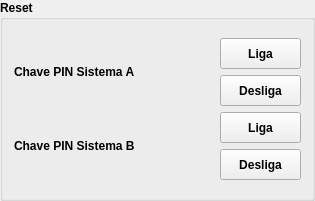
            <widget class="QGroupBox" name="groupBox_5">
             <property name="minimumSize">
              <size>
               <width>315</width>
               <height>201</height>
              </size>
             </property>
             <property name="maximumSize">
              <size>
               <width>315</width>
               <height>201</height>
              </size>
             </property>
             <property name="font">
              <font>
               <weight>75</weight>
               <bold>true</bold>
              </font>
             </property>
             <property name="title">
              <string>Reset</string>
             </property>
             <property name="flat">
              <bool>false</bool>
             </property>
             <layout class="QVBoxLayout" name="verticalLayout_80">
              <item>
               <layout class="QGridLayout" name="gridLayout_9">
                <item row="0" column="0">
                 <widget class="PyDMLabel" name="PyDMLabel_20">
                  <property name="toolTip">
                   <string/>
                  </property>
                  <property name="whatsThis">
                   <string/>
                  </property>
                  <property name="text">
                   <string>Chave PIN Sistema A</string>
                  </property>
                 </widget>
                </item>
                <item row="0" column="1">
                 <layout class="QVBoxLayout" name="verticalLayout_9">
                  <item>
                   <widget class="PyDMPushButton" name="pb_on_pin_a">
                    <property name="enabled">
                     <bool>true</bool>
                    </property>
                    <property name="minimumSize">
                     <size>
                      <width>81</width>
                      <height>31</height>
                     </size>
                    </property>
                    <property name="maximumSize">
                     <size>
                      <width>81</width>
                      <height>31</height>
                     </size>
                    </property>
                    <property name="font">
                     <font>
                      <weight>75</weight>
                      <bold>true</bold>
                     </font>
                    </property>
                    <property name="toolTip">
                     <string/>
                    </property>
                    <property name="whatsThis">
                     <string>
    Basic PushButton to send a fixed value.

    The PyDMPushButton is meant to hold a specific value, and send that value
    to a channel when it is clicked, much like the MessageButton does in EDM.
    The PyDMPushButton works in two different modes of operation, first, a
    fixed value can be given to the :attr:`.pressValue` attribute, whenever the
    button is clicked a signal containing this value will be sent to the
    connected channel. This is the default behavior of the button. However, if
    the :attr:`.relativeChange` is set to True, the fixed value will be added
    to the current value of the channel. This means that the button will
    increment a channel by a fixed amount with every click, a consistent
    relative move

    Parameters
    ----------
    pressValue : int, float, str
        Value to be sent when the button is clicked

    channel : str
        ID of channel to manipulate

    parent : QObject, optional
        Parent of PyDMPushButton

    label : str, optional
        String to place on button

    icon : QIcon, optional
        An Icon to display on the PyDMPushButton


    relative : bool, optional
        Choice to have the button peform a relative put, instead of always
        setting to an absolute value
    </string>
                    </property>
                    <property name="text">
                     <string>Liga</string>
                    </property>
                    <property name="checkable">
                     <bool>true</bool>
                    </property>
                   </widget>
                  </item>
                  <item>
                   <widget class="PyDMPushButton" name="pb_off_pin_a">
                    <property name="enabled">
                     <bool>true</bool>
                    </property>
                    <property name="minimumSize">
                     <size>
                      <width>81</width>
                      <height>31</height>
                     </size>
                    </property>
                    <property name="maximumSize">
                     <size>
                      <width>81</width>
                      <height>31</height>
                     </size>
                    </property>
                    <property name="font">
                     <font>
                      <weight>75</weight>
                      <bold>true</bold>
                     </font>
                    </property>
                    <property name="toolTip">
                     <string/>
                    </property>
                    <property name="whatsThis">
                     <string>
    Basic PushButton to send a fixed value.

    The PyDMPushButton is meant to hold a specific value, and send that value
    to a channel when it is clicked, much like the MessageButton does in EDM.
    The PyDMPushButton works in two different modes of operation, first, a
    fixed value can be given to the :attr:`.pressValue` attribute, whenever the
    button is clicked a signal containing this value will be sent to the
    connected channel. This is the default behavior of the button. However, if
    the :attr:`.relativeChange` is set to True, the fixed value will be added
    to the current value of the channel. This means that the button will
    increment a channel by a fixed amount with every click, a consistent
    relative move

    Parameters
    ----------
    pressValue : int, float, str
        Value to be sent when the button is clicked

    channel : str
        ID of channel to manipulate

    parent : QObject, optional
        Parent of PyDMPushButton

    label : str, optional
        String to place on button

    icon : QIcon, optional
        An Icon to display on the PyDMPushButton


    relative : bool, optional
        Choice to have the button peform a relative put, instead of always
        setting to an absolute value
    </string>
                    </property>
                    <property name="text">
                     <string>Desliga</string>
                    </property>
                    <property name="checkable">
                     <bool>true</bool>
                    </property>
                   </widget>
                  </item>
                 </layout>
                </item>
                <item row="1" column="0">
                 <widget class="PyDMLabel" name="PyDMLabel_21">
                  <property name="toolTip">
                   <string/>
                  </property>
                  <property name="whatsThis">
                   <string/>
                  </property>
                  <property name="text">
                   <string>Chave PIN Sistema B</string>
                  </property>
                 </widget>
                </item>
                <item row="1" column="1">
                 <layout class="QVBoxLayout" name="verticalLayout_10">
                  <item>
                   <widget class="PyDMPushButton" name="pb_on_pin_b">
                    <property name="enabled">
                     <bool>true</bool>
                    </property>
                    <property name="minimumSize">
                     <size>
                      <width>81</width>
                      <height>31</height>
                     </size>
                    </property>
                    <property name="maximumSize">
                     <size>
                      <width>81</width>
                      <height>31</height>
                     </size>
                    </property>
                    <property name="font">
                     <font>
                      <weight>75</weight>
                      <bold>true</bold>
                     </font>
                    </property>
                    <property name="toolTip">
                     <string/>
                    </property>
                    <property name="whatsThis">
                     <string>
    Basic PushButton to send a fixed value.

    The PyDMPushButton is meant to hold a specific value, and send that value
    to a channel when it is clicked, much like the MessageButton does in EDM.
    The PyDMPushButton works in two different modes of operation, first, a
    fixed value can be given to the :attr:`.pressValue` attribute, whenever the
    button is clicked a signal containing this value will be sent to the
    connected channel. This is the default behavior of the button. However, if
    the :attr:`.relativeChange` is set to True, the fixed value will be added
    to the current value of the channel. This means that the button will
    increment a channel by a fixed amount with every click, a consistent
    relative move

    Parameters
    ----------
    pressValue : int, float, str
        Value to be sent when the button is clicked

    channel : str
        ID of channel to manipulate

    parent : QObject, optional
        Parent of PyDMPushButton

    label : str, optional
        String to place on button

    icon : QIcon, optional
        An Icon to display on the PyDMPushButton


    relative : bool, optional
        Choice to have the button peform a relative put, instead of always
        setting to an absolute value
    </string>
                    </property>
                    <property name="text">
                     <string>Liga</string>
                    </property>
                    <property name="checkable">
                     <bool>true</bool>
                    </property>
                   </widget>
                  </item>
                  <item>
                   <widget class="PyDMPushButton" name="pb_off_pin_b">
                    <property name="enabled">
                     <bool>true</bool>
                    </property>
                    <property name="minimumSize">
                     <size>
                      <width>81</width>
                      <height>31</height>
                     </size>
                    </property>
                    <property name="maximumSize">
                     <size>
                      <width>81</width>
                      <height>31</height>
                     </size>
                    </property>
                    <property name="font">
                     <font>
                      <weight>75</weight>
                      <bold>true</bold>
                     </font>
                    </property>
                    <property name="toolTip">
                     <string/>
                    </property>
                    <property name="whatsThis">
                     <string>
    Basic PushButton to send a fixed value.

    The PyDMPushButton is meant to hold a specific value, and send that value
    to a channel when it is clicked, much like the MessageButton does in EDM.
    The PyDMPushButton works in two different modes of operation, first, a
    fixed value can be given to the :attr:`.pressValue` attribute, whenever the
    button is clicked a signal containing this value will be sent to the
    connected channel. This is the default behavior of the button. However, if
    the :attr:`.relativeChange` is set to True, the fixed value will be added
    to the current value of the channel. This means that the button will
    increment a channel by a fixed amount with every click, a consistent
    relative move

    Parameters
    ----------
    pressValue : int, float, str
        Value to be sent when the button is clicked

    channel : str
        ID of channel to manipulate

    parent : QObject, optional
        Parent of PyDMPushButton

    label : str, optional
        String to place on button

    icon : QIcon, optional
        An Icon to display on the PyDMPushButton


    relative : bool, optional
        Choice to have the button peform a relative put, instead of always
        setting to an absolute value
    </string>
                    </property>
                    <property name="text">
                     <string>Desliga</string>
                    </property>
                    <property name="checkable">
                     <bool>true</bool>
                    </property>
                   </widget>
                  </item>
                 </layout>
                </item>
               </layout>
              </item>
             </layout>
            </widget>
